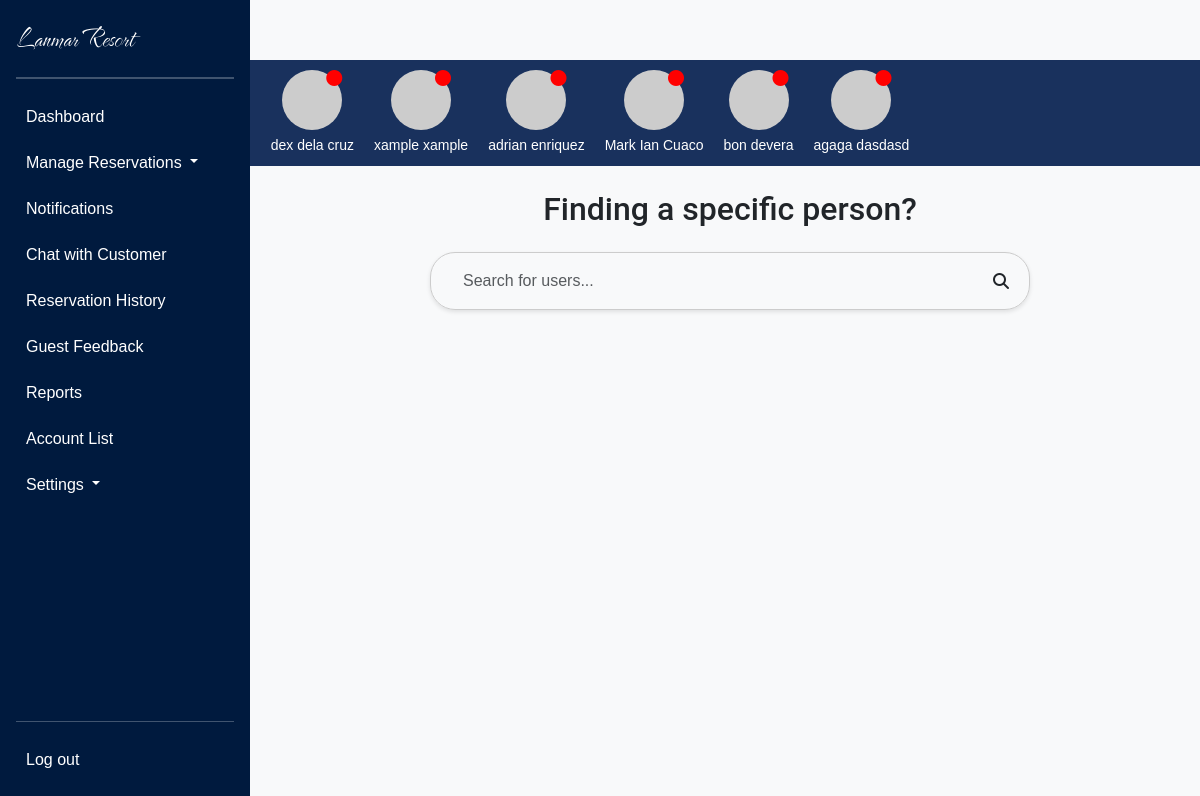
Before: /admin_home_chat.php (signed in) with the older database file.
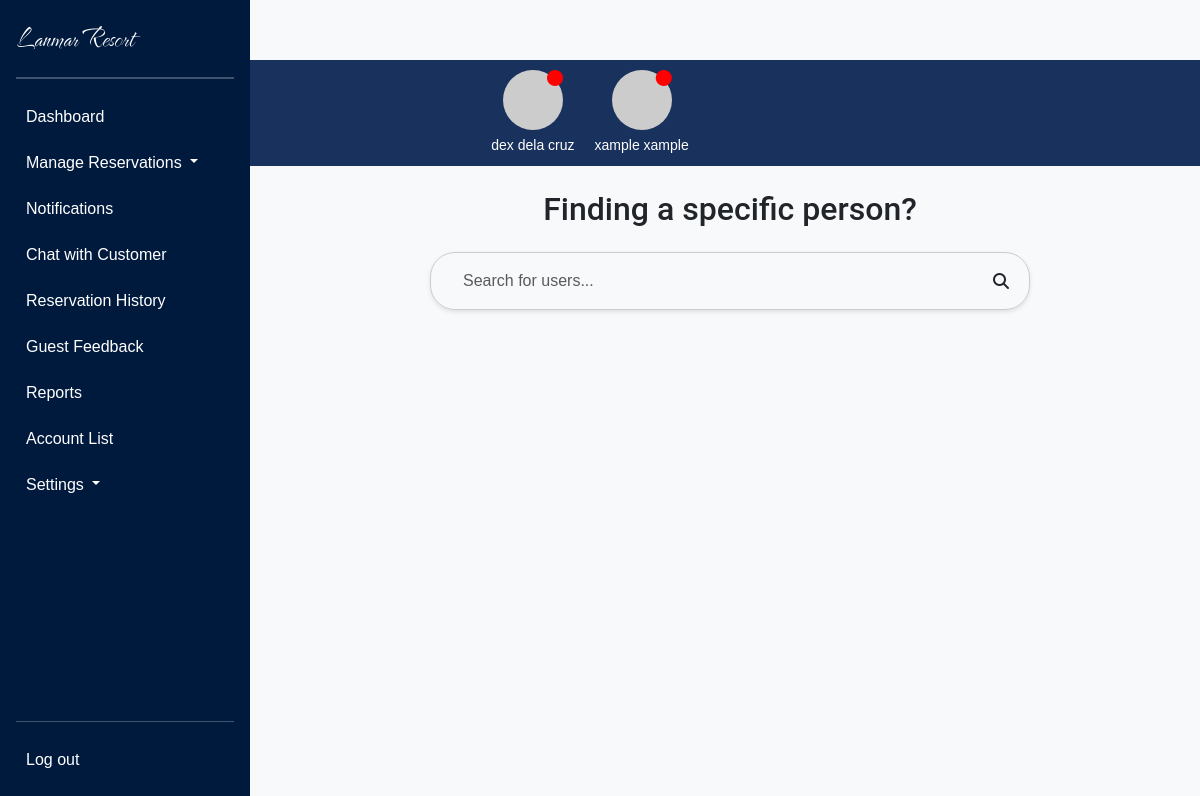
After: the same page with the newer database file.
### tables this page shows
CREATE TABLE `users` (
  `user_id` int(255) NOT NULL,
  `firstname` varchar(255) NOT NULL,
  `lastname` varchar(255) NOT NULL,
  `contact_number` varchar(11) NOT NULL,
  `email` varchar(255) NOT NULL,
  `password` varchar(255) NOT NULL,
  `role` varchar(255) NOT NULL
);

### admin_home_chat.php (the view, shortened to what this page needs)
<?php
    try {
        $pdo = new PDO("mysql:host=localhost;dbname=lanmartest", "root", "");
        $pdo->setAttribute(PDO::ATTR_ERRMODE, PDO::ERRMODE_EXCEPTION);
    } catch (PDOException $e) {
        echo "Connection failed: " . $e->getMessage();
    }
?>
<!DOCTYPE html>
<html lang="en">
<head>
    <link href="https://cdn.jsdelivr.net/npm/bootstrap@5.3.0/dist/css/bootstrap.min.css" rel="stylesheet">
    <link rel="stylesheet" href="../assets/css/main.css">
    <link rel="stylesheet" href="assets/vendor/bootstrap/css/bootstrap.min.css">
    <link rel="stylesheet" href="https://cdnjs.cloudflare.com/ajax/libs/font-awesome/6.4.0/css/all.min.css" />
    <link rel="stylesheet" href="assets/vendor/bootstrap/css/all.min.css">
    <link rel="stylesheet" href="assets/vendor/bootstrap/css/fontawesome.min.css">
</head>
<body>
    <header id="header">
        <span class="text-white ms-3">Navbar</span>
    </header>
    <div id="sidebar" class="d-flex flex-column p-3 text-white vh-100">
        <a href="#" class="mb-3 mb-md-0 me-md-auto text-white text-decoration-none">
            <span class="fs-4">Lanmar Resort</span>
        </a>
        <hr>
        <ul class="nav nav-pills flex-column mb-auto">
            <li class="nav-item">
                <a href="admin_dashboard.php" class="nav-link text-white">Dashboard</a>
            </li>
            <li class="nav-item dropdown">
                <a class="nav-link dropdown-toggle" href="#" role="button" data-bs-toggle="dropdown" aria-expanded="false">
                    Manage Reservations
                </a>
            </li>
            <li>
                <a href="admin_notifications.php" class="nav-link text-white">Notifications</a>
            </li>
            <li>
                <a href="admin_home_chat.php" class="nav-link text-white">Chat with Customer</a>
            </li>
            <li>
                <a href="reservation_history.php" class="nav-link text-white">Reservation History</a>
            </li>
            <li>
                <a href="feedback.php" class="nav-link text-white">Guest Feedback</a>
            </li>
            <li>
                <a href="reports.php" class="nav-link text-white">Reports</a>
            </li>
            <li>
                <a href="account_lists.php" class="nav-link text-white">Account List</a>
            </li>
            <li class="nav-item dropdown">
                <a class="nav-link dropdown-toggle text-white" href="#" role="button" data-bs-toggle="dropdown" aria-expanded="false">
                    Settings
                </a>
            </li>
        </ul>
        <hr>
        <a href="logout.php" class="nav-link text-white">Log out</a>
    </div>
    <div class="contact-container">
        <div class="user-list">
        <?php
        $userlist = $pdo->query("SELECT * FROM users WHERE role = 'user'");
        $users = $userlist->fetchAll(PDO::FETCH_ASSOC);
        foreach ($users as $user) {
            ?>
            <a href="admin_chats.php?user_id=<?php echo $user['user_id']; ?>" class="user-link">
                <div class="user">
                    <div class="user-pic">
                        <img src="https://via.placeholder.com/40" alt="<?php echo htmlspecialchars($user['firstname']); ?>">
                        <span class="new-message"><i class="fas fa-circle fa-beat"></i></span>
                    </div>
                    <div class="user-name"><?php echo htmlspecialchars($user['firstname'] . " " . $user['lastname']); ?></div>
                </div>
            </a>
            <?php
        }
        ?>
        </div>
    </div>
    <div id="main-content" class="container mt-1">
        <h2 class="text-center my-4">Finding a specific person?</h2>
        <div class="search-container">
            <div class="search-box">
                <input type="text" id="searchInput" class="form-control" placeholder="Search for users...">
                <i class="fas fa-search"></i>
            </div>
        </div>
    </div>
</body>
</html>

### assets/css/main.css (style rules this page uses)
:root { --default-font: "Roboto", system-ui, -apple-system, "Segoe UI", Roboto, "Helvetica Neue", Arial, "Noto Sans", "Liberation Sans", sans-serif, "Apple Color Emoji", "Segoe UI Emoji", "Segoe UI Symbol", "Noto Color Emoji"; --heading-font: "Roboto", sans-serif; --nav-font: "Poppins", sans-serif; }
:root { --background-color: #ffffff; --default-color: #666666; --heading-color: #333333; --accent-color: #1492e6; --surface-color: #ffffff; --contrast-color: #ffffff; }
:root { --nav-color: #ffffff; --nav-hover-color: #ffffff; --nav-mobile-background-color: #ffffff; --nav-dropdown-background-color: #ffffff; --nav-dropdown-color: #666666; --nav-dropdown-hover-color: #1492e6; }
:root { scroll-behavior: smooth; }
body { color: var(--default-color); background-color: var(--background-color); font-family: var(--default-font); }
a { color: var(--accent-color); text-decoration: none; transition: 0.3s; }
p, h1, h2, h3, h4, h5, h6 { color: var(--heading-color); font-family: var(--heading-font); }

### admin_home_chat.php (style rules this page uses)
#sidebar span { font-family: 'nautigal'; font-size: 30px !important; }
#sidebar { width: 250px; position: fixed; top: 0; height: 100vh; overflow-y: auto; background: #001A3E; transition: transform 0.3s ease; z-index: 1000; }
header { top: 0; left: 0; right: 0; height: 60px; z-index: 1000; display: flex; align-items: center; padding: 0 15px; transition: margin-left 0.3s ease; }
#main-content { transition: margin-left 0.3s ease; margin-left: 250px; }
hr { background-color: #ffff; height: 1.5px; }
#sidebar .nav-link { color: #fff; padding: 10px; border-radius: 4px; transition: background-color 0.3s, color 0.3s; margin-bottom: 2px; }
.contact-container { position: relative; width: 100%; background: #19315D; overflow-x: auto; white-space: nowrap; padding: 10px 0; box-sizing: border-box; z-index: 0; }
.user-link { text-decoration: none; color: inherit; display: block; }
.user-list { display: flex; align-items: center; justify-content: center; }
.user { display: inline-flex; flex-direction: column; align-items: center; margin-right: 20px; }
.user-pic { position: relative; width: 60px; height: 60px; border-radius: 50%; }
.user-pic img { width: 100%; height: 100%; object-fit: cover; border-radius: 50%; }
.user-name { color: #fff; font-size: 14px; margin-top: 5px; text-align: center; }
.new-message { position: absolute; top: 0; right: 0; display: flex; justify-content: center; align-items: center; width: 16px; height: 16px; color: red; border-radius: 50%; }
.container { max-width: 80%; }
body { font-family: Arial, sans-serif; background-color: #f8f9fa; }
.search-container { display: flex; justify-content: center; align-items: center; flex-direction: column; position: relative; width: 100%; }
.search-box { width: 600px; max-width: 90%; border: 1px solid #ccc; border-radius: 25px; padding: 10px 20px; display: flex; align-items: center; box-shadow: 0 2px 4px rgba(0, 0, 0, 0.1); position: relative; z-index: 1; }
.search-box input { flex-grow: 1; border: none; outline: none; font-size: 16px; background-color: transparent; }

Changed rows visible on the page:
removed users: firstname+lastname "adrian enriquez"
removed users: firstname+lastname "Mark Ian Cuaco"
removed users: firstname+lastname "bon devera"
removed users: firstname+lastname "agaga dasdasd"
